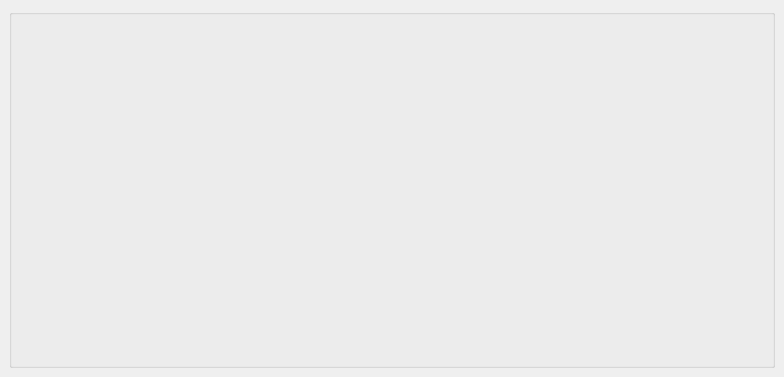
<?xml version="1.0" encoding="UTF-8"?>
<ui version="4.0">
 <class>MainWindow</class>
 <widget class="QMainWindow" name="MainWindow">
  <property name="geometry">
   <rect>
    <x>0</x>
    <y>0</y>
    <width>784</width>
    <height>377</height>
   </rect>
  </property>
  <property name="windowTitle">
   <string>MainWindow</string>
  </property>
  <widget class="QWidget" name="centralwidget">
   <layout class="QHBoxLayout" name="horizontalLayout">
    <item>
     <widget class="QGroupBox" name="groupBox">
      <property name="title">
       <string/>
      </property>
      <layout class="QHBoxLayout" name="horizontalLayout_2">
       <property name="spacing">
        <number>0</number>
       </property>
       <property name="leftMargin">
        <number>0</number>
       </property>
       <property name="topMargin">
        <number>0</number>
       </property>
       <property name="rightMargin">
        <number>0</number>
       </property>
       <property name="bottomMargin">
        <number>0</number>
       </property>
       <item>
        <widget class="QStackedWidget" name="stackedWidget">
         <property name="sizePolicy">
          <sizepolicy hsizetype="Expanding" vsizetype="Expanding">
           <horstretch>0</horstretch>
           <verstretch>0</verstretch>
          </sizepolicy>
         </property>
         <widget class="QWidget" name="default_window"/>
        </widget>
       </item>
      </layout>
     </widget>
    </item>
   </layout>
  </widget>
 </widget>
 <resources/>
 <connections/>
</ui>
